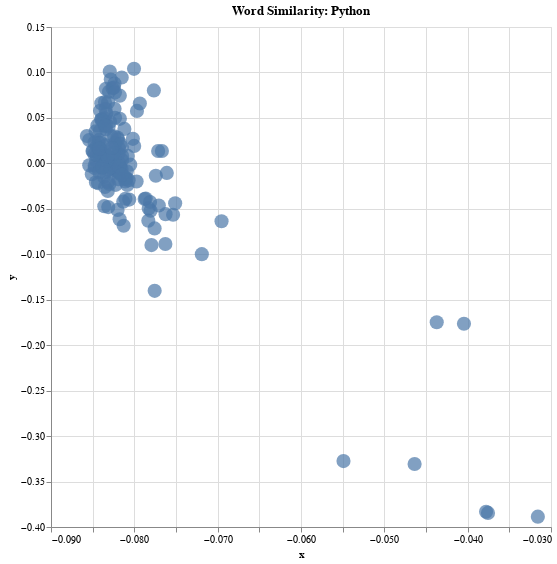

The cell this chart's notebook holds for it:
### Code cell
alt.Chart(df, title="Word Similarity: Python").mark_circle(size=200).encode(
    alt.X('x',
        scale=alt.Scale(zero=False)
    ), y="y",
    # If you click a point, take you to the URL link 
    #href="link",
    # The categories that show up in the hover tooltip
    tooltip=[ 'context']
    ).interactive().properties(
    width=500,
    height=500
)

### Figure 1 — Vega-Lite specification as saved in the notebook (floating-point values rounded to 4 significant figures; data arrays with more than 128 entries replaced by an {"elided": "..."} marker saying what was removed)
{"config": {"view": {"continuousWidth": 400, "continuousHeight": 300}}, "data": {"name": "data-2801377d7cb7339426dc6546e714f5d5"}, "mark": {"type": "circle", "size": 200}, "encoding": {"tooltip": [{"type": "nominal", "field": "context"}], "x": {"type": "quantitative", "field": "x", "scale": {"zero": false}}, "y": {"type": "quantitative", "field": "y"}}, "height": 500, "selection": {"selector004": {"type": "interval", "bind": "scales", "encodings": ["x", "y"]}}, "title": "Word Similarity: Python", "width": 500, "$schema": "https://vega.github.io/schema/vega-lite/v4.8.1.json", "datasets": {"data-2801377d7cb7339426dc6546e714f5d5": {"elided": "154 records"}}}
